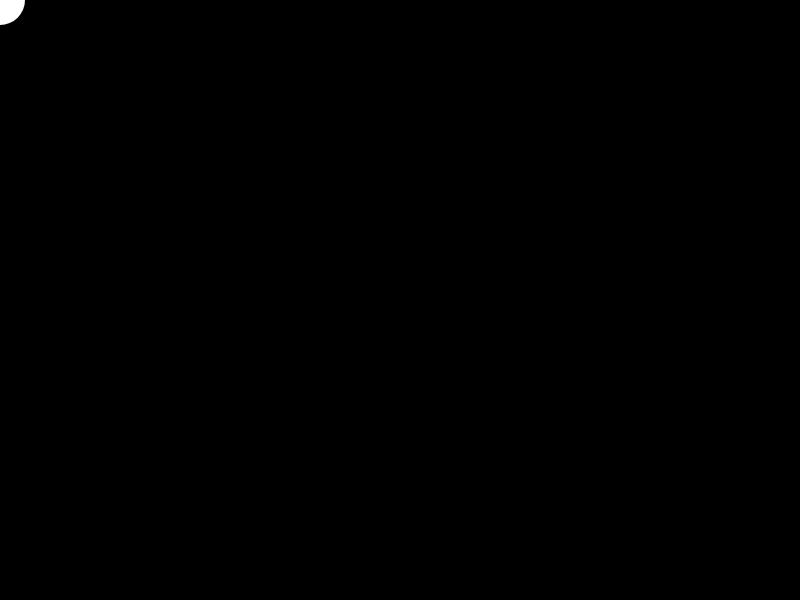
Frame 1 (no input)
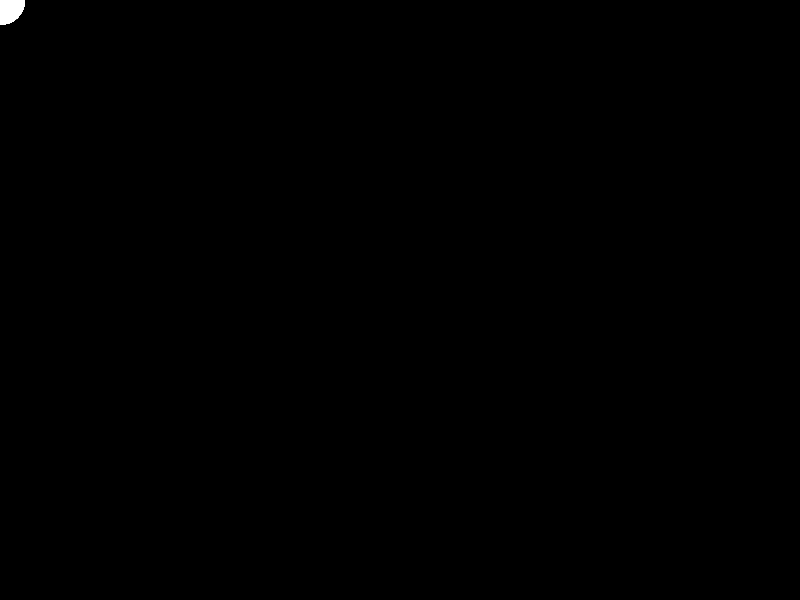
Frame 60 (no input)
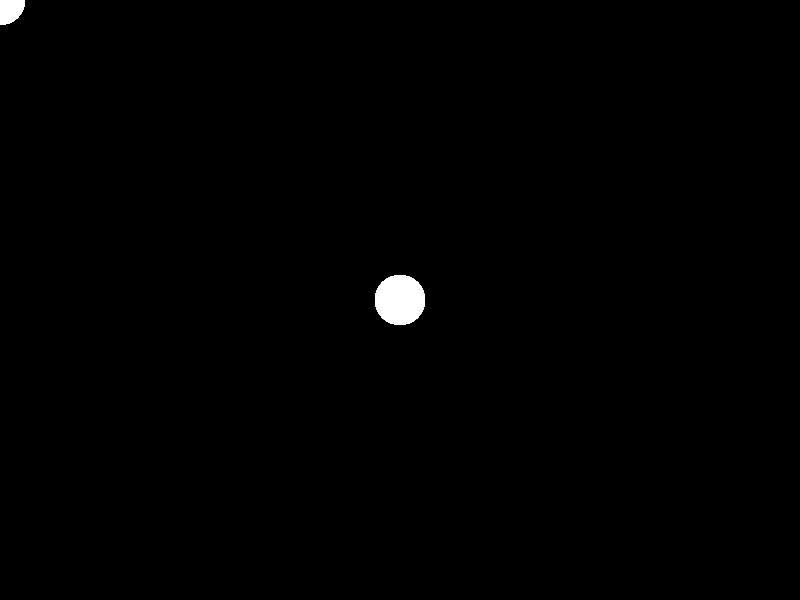
Frame 120 (the mouse pressed at the canvas centre since frame 60)

The p5.js sketch that drew these frames (run headless with seeded random() and noise() and a simulated clock; from frame 60 on, the mouse is pressed at the canvas centre):

// p5.js sketch
// ── sketch.js
function setup() {
  createCanvas(800, 600);
  background(0);
}

function draw() {
  fill(255);
  noStroke();
  ellipse(mouseX, mouseY, 50, 50);
}
